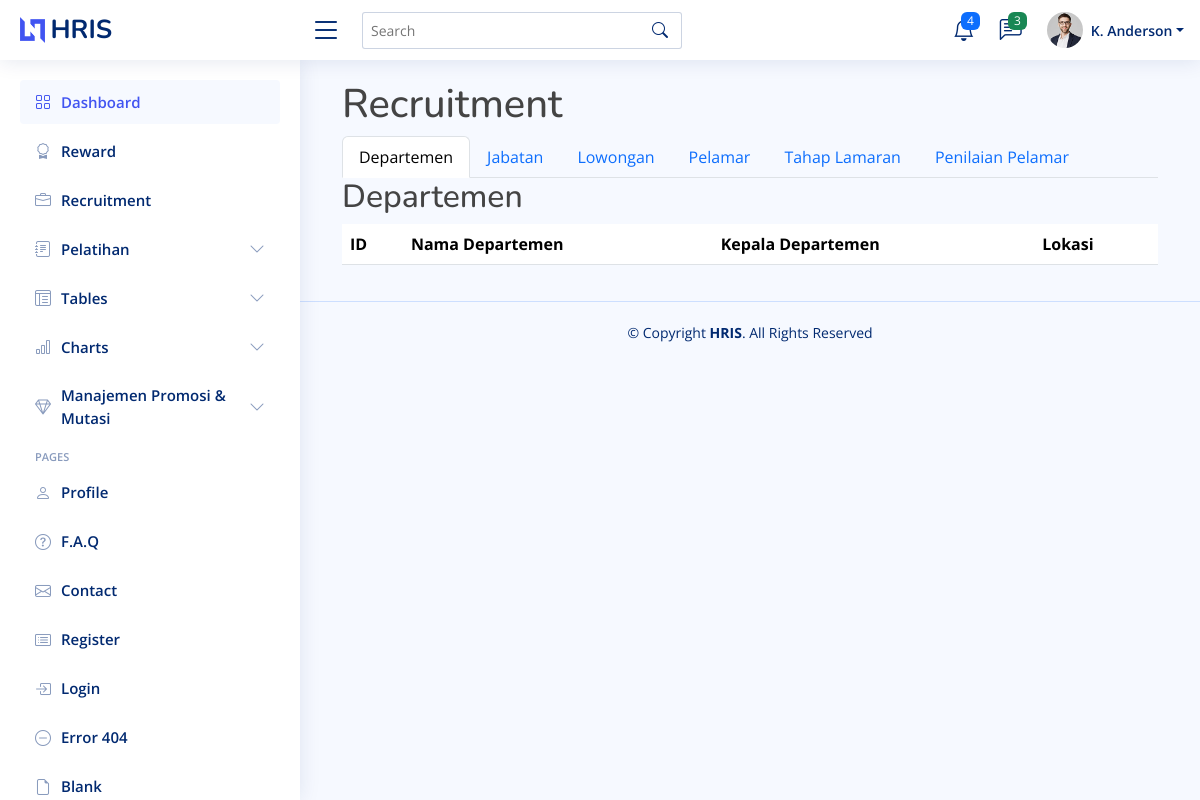
Page /recruitment/index.php on the earlier database version.
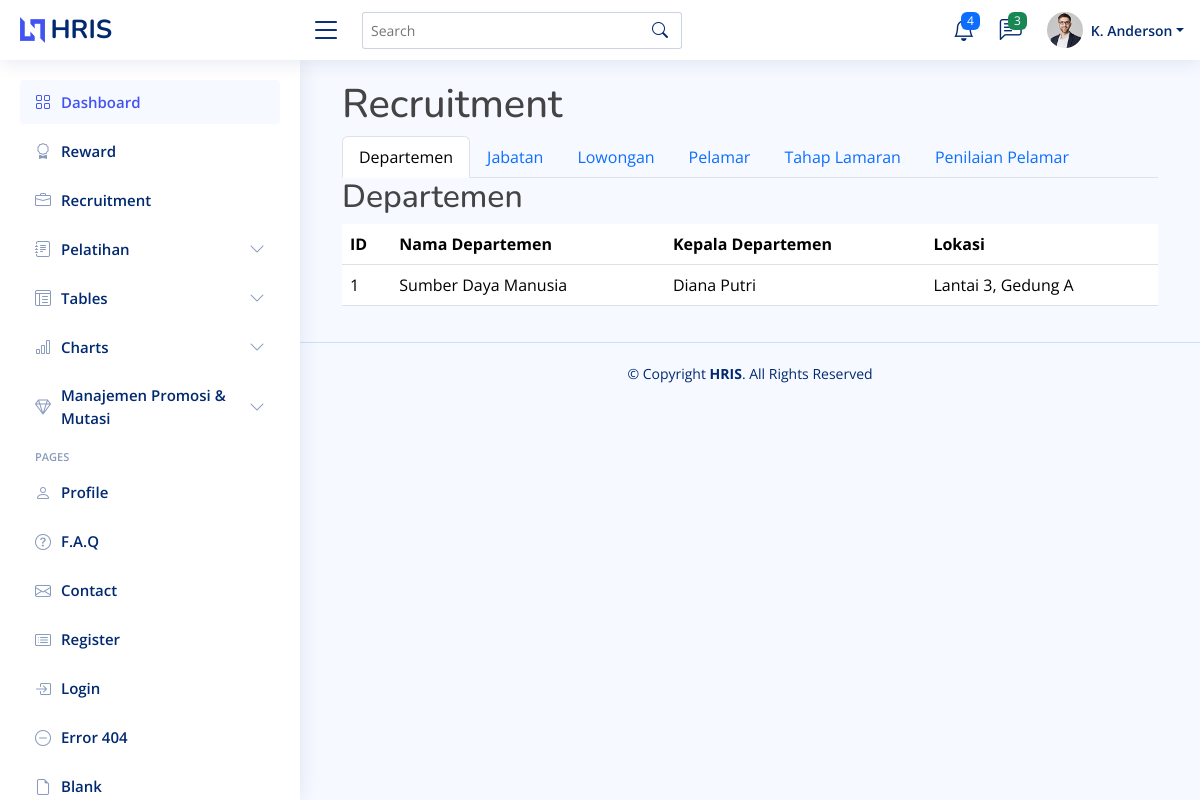
Same page on the later database version.
### tables this page shows
CREATE TABLE `departemen` (
  `id_departemen` int NOT NULL,
  `nama_departemen` varchar(100) NOT NULL,
  `kepala_departemen` varchar(100) NOT NULL,
  `lokasi_departemen` varchar(255) NOT NULL
);

### recruitment/index.php (the view, shortened to what this page needs)
<?php
include '../template/header.php';
include '../template/sidebar.php';
include '../connection.php';
?>
<?php
function getData($table)
{
    global $conn;
    $sql = "SELECT * FROM $table";
    $result = $conn->query($sql);
    return $result->fetch_all(MYSQLI_ASSOC);
}
$departemen = getData('departemen');
?>
<main id="main" class="main">
    <div class="container">
        <h1>Recruitment</h1>
        <ul class="nav nav-tabs" id="recruitmentTab" role="tablist">
            <li class="nav-item" role="presentation">
                <a class="nav-link active" id="departemen-tab" data-bs-toggle="tab" href="#departemen" role="tab" aria-controls="departemen" aria-selected="true">Departemen</a>
            </li>
            <li class="nav-item" role="presentation">
                <a class="nav-link" id="jabatan-tab" data-bs-toggle="tab" href="#jabatan" role="tab" aria-controls="jabatan" aria-selected="false">Jabatan</a>
            </li>
            <li class="nav-item" role="presentation">
                <a class="nav-link" id="lowongan-tab" data-bs-toggle="tab" href="#lowongan" role="tab" aria-controls="lowongan" aria-selected="false">Lowongan</a>
            </li>
            <li class="nav-item" role="presentation">
                <a class="nav-link" id="pelamar-tab" data-bs-toggle="tab" href="#pelamar" role="tab" aria-controls="pelamar" aria-selected="false">Pelamar</a>
            </li>
            <li class="nav-item" role="presentation">
                <a class="nav-link" id="tahap-lamaran-tab" data-bs-toggle="tab" href="#tahap-lamaran" role="tab" aria-controls="tahap-lamaran" aria-selected="false">Tahap Lamaran</a>
            </li>
            <li class="nav-item" role="presentation">
                <a class="nav-link" id="penilaian-pelamar-tab" data-bs-toggle="tab" href="#penilaian-pelamar" role="tab" aria-controls="penilaian-pelamar" aria-selected="false">Penilaian Pelamar</a>
            </li>
        </ul>
        <div class="tab-content" id="recruitmentTabContent">
            <div class="tab-pane fade show active" id="departemen" role="tabpanel" aria-labelledby="departemen-tab">
                <h2>Departemen</h2>
                <table class="table">
                    <thead>
                        <tr>
                            <th>ID</th>
                            <th>Nama Departemen</th>
                            <th>Kepala Departemen</th>
                            <th>Lokasi</th>
                        </tr>
                    </thead>
                    <tbody>
                        <?php foreach ($departemen as $row): ?>
                            <tr>
                                <td><?= $row['id_departemen'] ?></td>
                                <td><?= $row['nama_departemen'] ?></td>
                                <td><?= $row['kepala_departemen'] ?></td>
                                <td><?= $row['lokasi_departemen'] ?></td>
                            </tr>
                        <?php endforeach; ?>
                    </tbody>
                </table>
            </div>
        </div>
    </div>
</main>
<?php
include '../template/footer.php';
?>

### template/header.php (shortened to what this page needs)
<!DOCTYPE html>
<html lang="en">
<head>
    <link href="<?php echo BASE_URL; ?>/hris/assets/vendor/bootstrap/css/bootstrap.min.css" rel="stylesheet">
    <link href="<?php echo BASE_URL; ?>/hris/assets/vendor/bootstrap-icons/bootstrap-icons.css" rel="stylesheet">
    <link href="<?php echo BASE_URL; ?>/hris/assets/vendor/boxicons/css/boxicons.min.css" rel="stylesheet">
    <link href="<?php echo BASE_URL; ?>/hris/assets/vendor/quill/quill.snow.css" rel="stylesheet">
    <link href="<?php echo BASE_URL; ?>/hris/assets/vendor/quill/quill.bubble.css" rel="stylesheet">
    <link href="<?php echo BASE_URL; ?>/hris/assets/vendor/remixicon/remixicon.css" rel="stylesheet">
    <link href="<?php echo BASE_URL; ?>/hris/assets/vendor/simple-datatables/style.css" rel="stylesheet">
    <link href="<?php echo BASE_URL; ?>/hris/assets/css/style.css" rel="stylesheet">
</head>
<body>
    <header id="header" class="header fixed-top d-flex align-items-center">
        <div class="d-flex align-items-center justify-content-between">
            <a href="index.html" class="logo d-flex align-items-center">
                <img src="<?php echo BASE_URL; ?>/hris/assets/img/logo.png" alt="">
                <span class="d-none d-lg-block">HRIS</span>
            </a>
            <i class="bi bi-list toggle-sidebar-btn"></i>
        </div>
        <div class="search-bar">
            <form class="search-form d-flex align-items-center" method="POST" action="#">
                <input type="text" name="query" placeholder="Search" title="Enter search keyword">
                <button type="submit" title="Search"><i class="bi bi-search"></i></button>
            </form>
        </div>
        <nav class="header-nav ms-auto">
            <ul class="d-flex align-items-center">
                <li class="nav-item dropdown">
                    <a class="nav-link nav-icon" href="#" data-bs-toggle="dropdown">
                        <i class="bi bi-bell"></i>
                        <span class="badge bg-primary badge-number">4</span>
                    </a>
                </li>
                <li class="nav-item dropdown">
                    <a class="nav-link nav-icon" href="#" data-bs-toggle="dropdown">
                        <i class="bi bi-chat-left-text"></i>
                        <span class="badge bg-success badge-number">3</span>
                    </a>
                </li>
                <li class="nav-item dropdown pe-3">
                    <a class="nav-link nav-profile d-flex align-items-center pe-0" href="#" data-bs-toggle="dropdown">
                        <img src="<?php echo BASE_URL; ?>/hris/assets/img/profile-img.jpg" alt="Profile" class="rounded-circle">
                        <span class="d-none d-md-block dropdown-toggle ps-2">K. Anderson</span>
                    </a>
                </li>
            </ul>
        </nav>
    </header>

### template/sidebar.php (shortened to what this page needs)
<aside id="sidebar" class="sidebar">
    <ul class="sidebar-nav" id="sidebar-nav">
        <li class="nav-item">
            <a class="nav-link " href="<?php echo BASE_URL; ?>/hris/index.php">
                <i class="bi bi-grid"></i>
                <span>Dashboard</span>
            </a>
        </li>
        <li class="nav-item">
            <a class="nav-link collapsed" data-bs-target="#components-nav" data-bs-toggle="collapse" href="<?php echo BASE_URL; ?>/hris/reward/index.php">
                <i class="bi bi-award"></i><span>Reward</span></i>
            </a>
        </li>
        <li class="nav-item">
        <a class="nav-link collapsed" href="<?php echo BASE_URL; ?>/hris/recruitment/index.php">
            <i class="bi bi-briefcase"></i><span>Recruitment</span>
        </a>
    </li>
        <li class="nav-item">
            <a class="nav-link collapsed" data-bs-target="#forms-nav" data-bs-toggle="collapse" href="#">
                <i class="bi bi-journal-text"></i><span>Pelatihan</span><i class="bi bi-chevron-down ms-auto"></i>
            </a>
        </li>
        <li class="nav-item">
            <a class="nav-link collapsed" data-bs-target="#tables-nav" data-bs-toggle="collapse" href="#">
                <i class="bi bi-layout-text-window-reverse"></i><span>Tables</span><i class="bi bi-chevron-down ms-auto"></i>
            </a>
        </li>
        <li class="nav-item">
            <a class="nav-link collapsed" data-bs-target="#charts-nav" data-bs-toggle="collapse" href="#">
                <i class="bi bi-bar-chart"></i><span>Charts</span><i class="bi bi-chevron-down ms-auto"></i>
            </a>
        </li>
        <li class="nav-item">
            <a class="nav-link collapsed" data-bs-target="#icons-nav" data-bs-toggle="collapse" href="#">
                <i class="bi bi-gem"></i><span>Manajemen Promosi & Mutasi</span><i class="bi bi-chevron-down ms-auto"></i>
            </a>
        </li>
        <li class="nav-heading">Pages</li>
        <li class="nav-item">
            <a class="nav-link collapsed" href="users-profile.html">
                <i class="bi bi-person"></i>
                <span>Profile</span>
            </a>
        </li>
        <li class="nav-item">
            <a class="nav-link collapsed" href="pages-faq.html">
                <i class="bi bi-question-circle"></i>
                <span>F.A.Q</span>
            </a>
        </li>
        <li class="nav-item">
            <a class="nav-link collapsed" href="pages-contact.html">
                <i class="bi bi-envelope"></i>
                <span>Contact</span>
            </a>
        </li>
        <li class="nav-item">
            <a class="nav-link collapsed" href="pages-register.html">
                <i class="bi bi-card-list"></i>
                <span>Register</span>
            </a>
        </li>
        <li class="nav-item">
            <a class="nav-link collapsed" href="pages-login.html">
                <i class="bi bi-box-arrow-in-right"></i>
                <span>Login</span>
            </a>
        </li>
        <li class="nav-item">
            <a class="nav-link collapsed" href="pages-error-404.html">
                <i class="bi bi-dash-circle"></i>
                <span>Error 404</span>
            </a>
        </li>
        <li class="nav-item">
            <a class="nav-link collapsed" href="pages-blank.html">
                <i class="bi bi-file-earmark"></i>
                <span>Blank</span>
            </a>
        </li>
    </ul>
</aside>

### template/footer.php (shortened to what this page needs)
<footer id="footer" class="footer">
    <div class="copyright">
        &copy; Copyright <strong><span>HRIS</span></strong>. All Rights Reserved
    </div>
</footer>
</body>
</html>

### assets/css/style.css (style rules this page uses)
:root { scroll-behavior: smooth; }
body { font-family: "Open Sans", sans-serif; background: #f6f9ff; color: #444444; }
a { color: #4154f1; text-decoration: none; }
h1, h2, h3, h4, h5, h6 { font-family: "Nunito", sans-serif; }
#main { margin-top: 60px; padding: 20px 30px; transition: all 0.3s; }
.logo { line-height: 1; }
@media (min-width: 1200px) { .logo { width: 280px; } }
.logo img { max-height: 26px; margin-right: 6px; }
.logo span { font-size: 26px; font-weight: 700; color: #012970; font-family: "Nunito", sans-serif; }
.header { transition: all 0.5s; z-index: 997; height: 60px; box-shadow: 0px 2px 20px rgba(1, 41, 112, 0.1); background-color: #fff; padding-left: 20px; }
.header .toggle-sidebar-btn { font-size: 32px; padding-left: 10px; cursor: pointer; color: #012970; }
.header .search-bar { min-width: 360px; padding: 0 20px; }
.header .search-form { width: 100%; }
.header .search-form input { border: 0; font-size: 14px; color: #012970; border: 1px solid rgba(1, 41, 112, 0.2); padding: 7px 38px 7px 8px; border-radius: 3px; transition: 0.3s; width: 100%; }
.header .search-form button { border: 0; padding: 0; margin-left: -30px; background: none; }
.header .search-form button i { color: #012970; }
.header-nav ul { list-style: none; }
.header-nav>ul { margin: 0; padding: 0; }
.header-nav .nav-icon { font-size: 22px; color: #012970; margin-right: 25px; position: relative; }
.header-nav .nav-profile { color: #012970; }
.header-nav .nav-profile img { max-height: 36px; }
.header-nav .nav-profile span { font-size: 14px; font-weight: 600; }
.header-nav .badge-number { position: absolute; inset: -2px -5px auto auto; font-weight: normal; font-size: 12px; padding: 3px 6px; }
.sidebar { position: fixed; top: 60px; left: 0; bottom: 0; width: 300px; z-index: 996; transition: all 0.3s; padding: 20px; overflow-y: auto; scrollbar-width: thin; scrollbar-color: #aab7cf transparent; box-shadow: 0px 0px 20px rgba(1, 41, 112, 0.1); background-color: #fff; }
@media (min-width: 1200px) { #main, #footer { margin-left: 300px; } }
.sidebar-nav { padding: 0; margin: 0; list-style: none; }
.sidebar-nav li { padding: 0; margin: 0; list-style: none; }
.sidebar-nav .nav-item { margin-bottom: 5px; }
.sidebar-nav .nav-heading { font-size: 11px; text-transform: uppercase; color: #899bbd; font-weight: 600; margin: 10px 0 5px 15px; }
.sidebar-nav .nav-link { display: flex; align-items: center; font-size: 15px; font-weight: 600; color: #4154f1; transition: 0.3; background: #f6f9ff; padding: 10px 15px; border-radius: 4px; }
.sidebar-nav .nav-link i { font-size: 16px; margin-right: 10px; color: #4154f1; }
.sidebar-nav .nav-link.collapsed { color: #012970; background: #fff; }
.sidebar-nav .nav-link.collapsed i { color: #899bbd; }
.sidebar-nav .nav-link .bi-chevron-down { margin-right: 0; transition: transform 0.2s ease-in-out; }
.footer { padding: 20px 0; font-size: 14px; transition: all 0.3s; border-top: 1px solid #cddfff; }
.footer .copyright { text-align: center; color: #012970; }

Differences in the rows shown:
added departemen: id_departemen "1", nama_departemen "Sumber Daya Manusia", kepala_departemen "Diana Putri", lokasi_departemen "Lantai 3, Gedung A"
